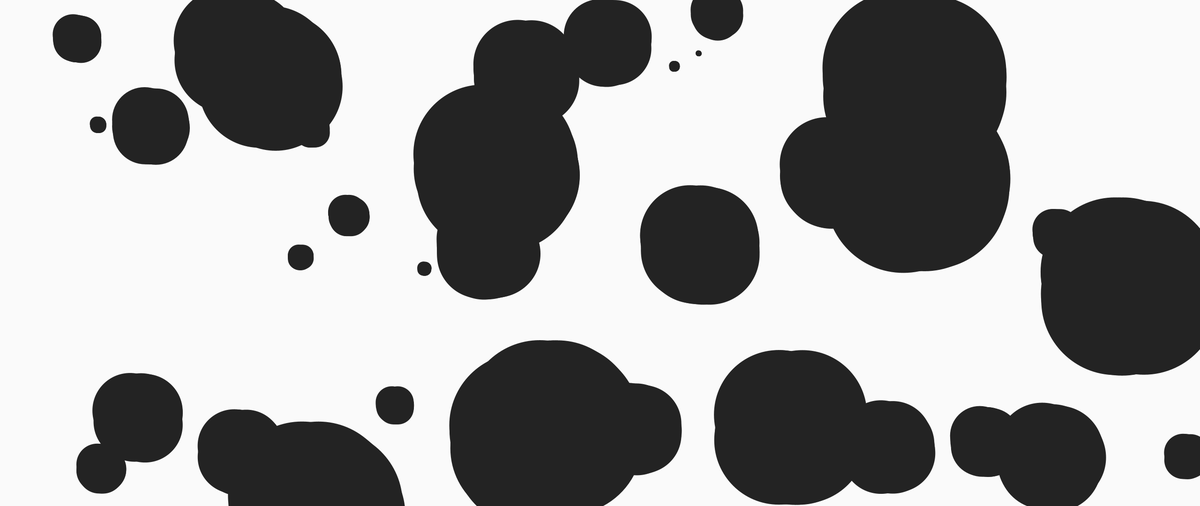
Frame 1 (no input)
Frame 2 (the mouse pressed at the canvas centre, redrawn once): identical to frame 1, image omitted

The Processing sketch that drew this single still picture (run headless with seeded random() and noise(); the mouse was pressed at the canvas centre and the sketch redrawn once):

// Processing sketch: one_hundred_and_one_dalmatians
// ── one_hundred_and_one_dalmatians.pde
// Manuale di Programmazione Cinematografica - Volume 1
// Daniele Olmisani, 2016

// One hundred and one Dalmatians


final color PAPER = color(250);
final color INK = color(35);

final int SPOTS = 40;


void setup() {
  size(2560, 1080);
  noLoop();
}


void draw() {
  
  float s = 0.313 * min(width, height);
  
  background(PAPER);
  
  randomSeed(10);
  for (int i=0; i<SPOTS; i++) {
    drawSpot(random(width), random(height), random(s), (int)(0.135*s));
  }
  
  save("one-hundred-and-one-dalmatians.png");
}


void drawSpot(float x, float y, float r, int fuzz) {
  
  fill(INK);
  noStroke();
  
  pushMatrix();

  translate(x, y);
  
  ellipse(0, 0, r, r);
  
  for (int i=0; i<fuzz; i++) {
    ellipse(random(0.2*r), random(0.2*r), r, r);
  }
  
  popMatrix();
}
